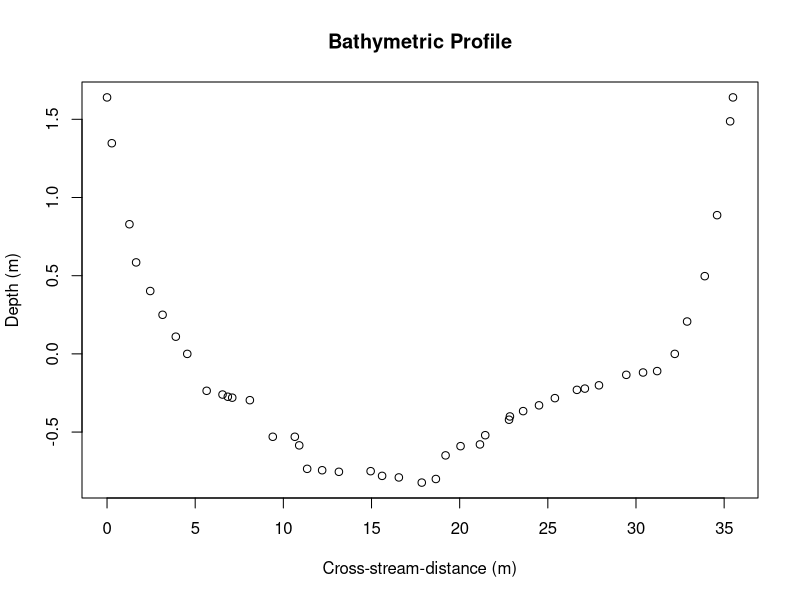

Here is the R script that generated this plot: (Note: this script raises an error after producing the figure.)
# Code to convert the widths from the Planet Labs images and compute the 
# discharge based on Manning's equation and the bathymetric profile.

# Written in Matlab and R with RStudio by David Kahler and Mackenzie Martin, 
# Duquesne University, from 2018 to 2021.  The development was supported by 
# the United States Agency for International Development, Southern Africa 
# Regional Mission.  Further information is available at: 
# www.duq.edu/limpopo 
# https://github.com/LimpopoLab 


setwd("/Volumes/LaCie2big/RStudioData/BCAnalytic/2020/")
calibration_discharge <- 4.567; # cubic meters per second
calibration_width <- 27.65; # meters
S_0 <- 0.0167;

profile <- read.table("buffalo1cali.txt")
names(profile)[1] <- "W"
names(profile)[2] <- "d"

W <- profile$W
d <- profile$d

library(readr)
wid <- read_csv("width.csv")

if (mean(d)>0){
  d = -d
  profile$d = -profile$d
}

plot(profile, type = "p", main="Bathymetric Profile", 
     xlab= "Cross-stream-distance (m)" ,
     ylab ="Depth (m)") # Check units

min_depth <- min(d);

for (i in 2:(length(W)-1)){
  if ((d[i]>min_depth)&(d[i-1]<d[i])&(d[i]>d[i+1])){
    min_depth=d[i];
    min_depth_index=i;
  }
}

# Find the endpoints of the lowest stage possible in analysis.
for (i in 2:(min_depth_index)){
  if ((d[i-1]>=min_depth)&(min_depth>d[i])){
    min_width_1=W[i-1]+((W[i]-W[i-1])/(d[i]-d[i-1]))*(min_depth-d[i-1]);
    min_width_index_1=i;
  }
}
for (i in (min_depth_index+2):(length(W))){
  if ((d[i-1]<=min_depth)&(min_depth<d[i])){
    min_width_2=W[i-1]+((W[i]-W[i-1])/(d[i]-d[i-1]))*(min_depth-d[i-1]);
    min_width_index_2=i-1;
  }
}


min_width <- (min_width_2-min_width_1);

max_width_1=W[1];
max_width_2=W[length(W)];
max_depth <- d[1];

max_width_index_1 <- 1;
max_width_index_2 <- length(W);


for (i in (min_depth_index+2):(length(W))){
  if ((d[i-1]<min_depth)&(min_depth<d[i])){
    min_width_2=W[i-1]+((W[i]-W[i-1])/(d[i]-d[i-1]))*(min_depth-d[i-1]);
    min_width_index_2=i-1;
  }
}

if ((d[1]<d[length(W)])){
  for (i in (min_depth_index_2+1):length(W)){
    if ((d[i-1]<d[1])&(d[1]<d[i])){
      max_width_2=W[i-1]+((W[i]-W[i-1])/(d[i]-d[i-1]))*(d[1]-d[i-1]);
      max_width_index_2=i-1;
    }
  }
}
# Scenario 2: depth at the far bank is lower, adjust near bank
if (d[1]>(d[length(W)])){ 
  max_depth=d[length(W)];
  for (i in (2:(min_width_index_1))){ 
    if ((d[i-1]>d[length(W)])&(d[length(W)]>d[i])){
      max_width_1=W[i-1]+((W[i]-W[i-1])/(d[i]-d[i-1]))*(d[length(W)]-d[i-1]);
      max_width_index_1=i;
    }
  }
}

max_width = max_width_2-max_width_1;

new_far <- array(-9999, dim = c(((min_width_index_1)-(max_width_index_1)+1),2))
new_near <- array(-9999, dim = c(((max_width_index_2)-(min_width_index_2)+1),2))

for (i in (max_width_index_1):(min_width_index_1-1)){
  for (j in ((min_width_index_2+1):(length(W)))){
    if (((d[j-1]<d[i]))&((d[i]<d[j]))){
      new_far[i-max_width_index_1+1,1]=W[j-1]+(d[i]-d[j-1])*(W[j]-W[j-1])/(d[j]-d[j-1]);
      new_far[i-max_width_index_1+1,2]=d[i];
    }
  }
}

new_far[min_width_index_1-max_width_index_1+1,1] <- min_width_2;
new_far[min_width_index_1-max_width_index_1+1,2]<- min_depth;
for (i in ((min_width_index_2+1):max_width_index_2)){
  for (j in 2:min_width_index_1){
    if (((d[j-1]>d[i]))&((d[i]>d[j]))){
      new_near[i-min_width_index_2,1]=W[j-1]+(d[i]-d[j-1])*(W[j]-W[j-1])/(d[j]-d[j-1]);
      new_near[i-min_width_index_2,2]=d[i];
    }
  }
}

new_near[max_width_index_2+1-min_width_index_2,1] <- min_width_1;
new_near[max_width_index_2+1-min_width_index_2,2] <- min_depth;

prof <- cbind(W, d)
new <- rbind(new_near, new_far)
complet <- rbind(prof, new)
temp <- complet[order(complet[,1]),]

head=0; foot=0;
for (i in 1:nrow(temp)){
  if ((temp[i,1])<max_width_1){
    head=head+1;
  }
  if ((temp[i,1])<=max_width_2){
    foot=foot+1;
  }
}

xsec=temp[(head+1):foot,] 
rm(temp)
levels <- array(-9999, dim = c(nrow(xsec),4))
for (i in 1:nrow(xsec)){
  if (xsec[i,2]<min_depth){
    break
  }
  levels[i,1]=xsec[i,2]; # depth
  levels[i,2]=xsec[i,1]; # Near bank position
  for (j in (i+1):nrow(xsec)){
    if ((xsec[i,2])==(xsec[j,2])){
      levels[i,3] <- xsec[j,1]; # Far bank position
      levels[i,4] <- xsec[j,1]-xsec[i,1]; # width
    }
  }
}

if ((calibration_width>min_width)&&(calibration_width<max_width)){
  for (i in 2:(nrow(levels))){
    if ((levels[i-1,4]>calibration_width)&(calibration_width>=levels[i,4])){
      cal_depth=levels[(i-1),1]-(levels[(i-1),4]-calibration_width)*(levels[(i-1),1]-levels[i,1])/(levels[(i-1),4]-levels[i,4]);
      cal_near=levels[(i-1),2]-(levels[(i-1),4]-calibration_width)*(levels[(i-1),2]-levels[i,2])/(levels[(i-1),4]-levels[i,4]);
      cal_far=levels[(i-1),3]-(levels[(i-1),4]-calibration_width)*(levels[(i-1),3]-levels[i,3])/(levels[(i-1),4]-levels[i,4]);
      for (j in 2:nrow(levels)){
        if ((xsec[(j-1),2]>cal_depth)&(cal_depth>=xsec[j,2])){
          near=j;
        }
      }
      for (j in (near+1):nrow(xsec)){
        if ((xsec[(j-1),2]<=cal_depth)&(cal_depth<xsec[j,2])){
          far=j-1;
        }
      }
      area=(xsec[near,1]-cal_near)*(cal_depth-xsec[near,2])/2;#double check area
      wp=(((xsec[near,1]-cal_near)^2)+(cal_depth-xsec[near,2])^2)^(1/2);
      for (j in near:(far-1)){
        area=area+(xsec[(j+1),1]-xsec[j,1])*((cal_depth-xsec[(j+1),2])+(cal_depth-xsec[j,2]))/2;
        wp=wp+((xsec[(j+1),1]-xsec[j,1])^2+(xsec[(j+1),2]-xsec[j,2])^2)^(1/2);
      }
      area=area+(cal_far-xsec[far,1])*(cal_depth-xsec[far,2])/2;
      wp=wp+((cal_far-xsec[far,1])^2+((cal_depth-xsec[far,2])^2)^(1/2));
    }
  }
  
  R_H=area/wp;
  n=area*(R_H^(2/3))*(S_0^(1/2))/calibration_discharge;
  
}else{
  print("calibration failed")
}

# now, the data is in a dataframe called wid.
dataout <- array(-9, dim=c(nrow(wid), 4))
#[date,wid]=textread(widths,'%s %f','headerlines',widths_headerlines);
q <- array(0, dim = c(nrow(wid),1))
#fo=fopen(data,'a');
#fprintf(fo,'width, area, hydraulic_radius, discharge\n');
#fprintf(fo,'(m), (m^2), (m), (m^3s^-1)\n');
for (k in 1:(nrow(wid))){
  for (i in 2:nrow(levels)){
    if ((levels[(i-1),4]>wid$width_m[k])&(wid$width_m[k]>=levels[i,4])){
      wid_depth=levels[i-1,1]-(levels[i-1,4]-wid$width_m[k])*(levels[i-1,1]-levels[i,1])/(levels[i-1,4]-levels[i,4]);
      wid_near=levels[i-1,2]-(levels[i-1,4]-wid$width_m[k])*(levels[i-1,2]-levels[i,2])/(levels[i-1,4]-levels[i,4]);
      wid_far=levels[i-1,3]-(levels[i-1,4]-wid$width_m[k])*(levels[i-1,3]-levels[i,3])/(levels[i-1,4]-levels[i,4]);
      for (j in 2:nrow(levels)){
        if ((xsec[j-1,2]>wid_depth)&(wid_depth>=xsec[j,2])){
          near=j;
        }
      }
      for (j in (near+1):nrow(xsec)){
        if ((xsec[(j-1),2]<=wid_depth)&(wid_depth<xsec[j,2])){
          far=j-1;
        }
      }
      area=(xsec[near,1]-cal_near)*(wid_depth-xsec[near,2])/2;
      wp=((xsec[near,1]-cal_near)^2+(wid_depth-xsec[near,2])^2)^(1/2);
      for (j in near:(far-1)){
        area <- area+(xsec[j+1,1]-xsec[j,1])*((wid_depth-xsec[j+1,2])+(wid_depth-xsec[j,2]))/2;
        wp <- wp+((xsec[j+1,1]-xsec[j,1])^2+(xsec[j+1,2]-xsec[j,2])^2)^(1/2);
      }
      area <- area+((wid_far-xsec[far,1])*(wid_depth-xsec[far,2])/2);
      wp <- wp+((wid_far-xsec[far,1])^2+(wid_depth-xsec[far,2])^2)^(1/2);
      dataout[k,1] <- area
    }
  }
  R_H=area/wp;
  Q=area*(R_H^(2/3))*(S_0^(1/2))/n;
  if (wid$width_m[k]<min_width){
    R_H=-8;
    area=-8;
    Q=-8;
  }
  if (wid$width_m[k]>max_width){
    R_H=-9;
    area=-9;
    Q=-9;
  }
  
  q[k,1]=Q; 
  dataout[k,2] <- (wid$width_m[k])
  dataout[k,3] <- R_H
  dataout[k,4] <- (wid$filename[k])
  # wid(k),area,R_H,Q);
}

Cr <- c(area)
Hr <- c(R_H)
Ff <- c(n)
Miaw <- c(min_width)
Micd <- c(min_depth)
Maw <- c(max_width)
Mcd <- c(max_depth)
specs <- data.frame(Cr, Hr, Ff, Miaw, Micd, Maw, Mcd)
names(specs)[1] <- "Cross-sectional area at calibration"
names(specs)[2] <- "Hydraulic radius at calibration"
names(specs)[3] <- "Friction factor (Manning)"
names(specs)[4] <- "Minimum allowable width"
names(specs)[5] <- "Minimum corresponding depth"
names(specs)[6] <- "Maximum allowable width"
names(specs)[7] <- "Maximum corresponding depth"

flowoutput <- data.frame(dataout, q)
names(flowoutput)[1] <- "Cross-sectional area at calibration"
names(flowoutput)[2] <- "Width"
names(flowoutput)[3] <- "Hydraulic radius"
names(flowoutput)[4] <- "Date/Filename"
names(flowoutput)[5] <- "Flow (Q)"

write.table(flowoutput, file = "flowoutput.csv", append = TRUE, sep = ",", dec = ".", row.names = FALSE, col.names = TRUE)

